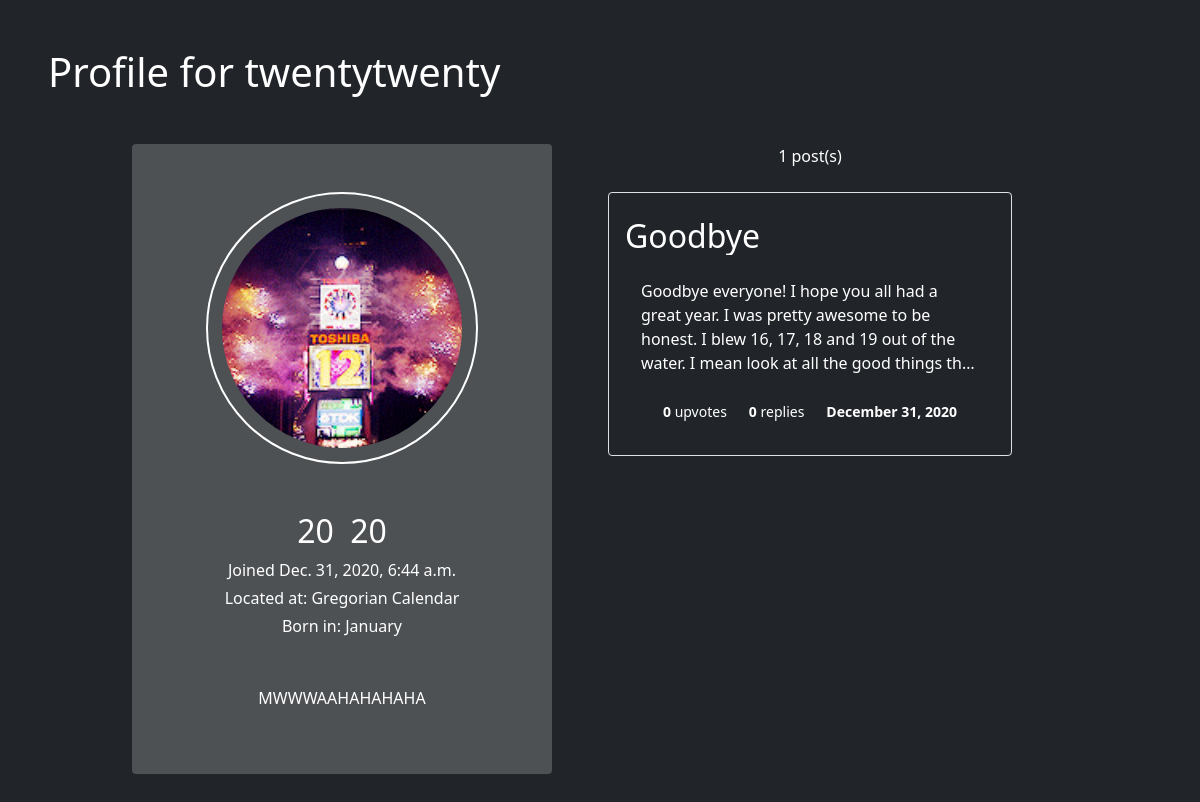
The page /profiles/27 on the database its author committed.
### forum/models.py (models this page shows, shortened)
class Profile (models.Model):
    forum_user = models.OneToOneField(ForumUser, on_delete=models.CASCADE)
    picture = models.ImageField(default='defpfp.jpg', upload_to='profiles/', null=True, blank=True)
    date_joined = models.DateTimeField(auto_now_add=True)
    description = models.CharField(max_length=500, null=True, blank=True)
    @property
    def picture_url (self):
        try:
            return self.picture.url
        except:
            return ''
    @property
    def is_description_whitespace (self):
        return self.description.isspace()
    @property
    def post_count (self):
        return ForumPost.objects.filter(profile=self).count()

class ForumUser (models.Model):
    user = models.OneToOneField(User, on_delete=models.CASCADE)
    first_name = models.CharField(max_length=30)
    surname = models.CharField(max_length=30)
    email = models.EmailField(max_length=100)
    phone = models.CharField(max_length=10, validators=[MinLengthValidator(10)])
    dob = models.DateField()
    location = models.CharField(max_length=100, null=True, blank=True)
    @property
    def full_name (self):
        return self.first_name + ' ' + self.surname
    @property
    def dob_month (self):
        months = [
            'January', 'February', 'March', 'April', 'May', 'June',
            'July', 'August', 'September', 'October', 'November', 'December'
        ]
        return months[self.dob.month - 1]

class ForumPost (models.Model):
    profile = models.ForeignKey(Profile, on_delete=models.SET_NULL, null=True)
    title = models.CharField(max_length=200)
    description = models.CharField(max_length=3000, validators=[MinLengthValidator(20)])
    date_posted = models.DateTimeField(auto_now_add=True)
    upvotes = models.IntegerField(default=0, null=True, blank=True)
    @property
    def get_date_full (self):
        return self.date_posted.strftime('%B %d, %Y')

### forum/views.py (the view)
# urls.py: path('profiles/<int:forum_user_id>', profile_details_view, name='profile'),
def profile_details_view (request, forum_user_id):
    if forum_user_id in [obj.id for obj in ForumUser.objects.all()]:
        profile = Profile.objects.get(forum_user=ForumUser.objects.get(id=forum_user_id))
        posts_by_profile = reversed(ForumPost.objects.filter(profile=profile))
        if request.method == 'POST':
            logout(request)
            return redirect('home')
    else:
        raise Http404
    return render(request, 'forum/profile.html', {
        'profile': profile,
        'is_authorized': request.user == profile.forum_user.user,
        'posts': posts_by_profile
    })

### forum/templates/forum/profile.html (shortened to what this page needs)
{% extends 'forum/base.html' %}
{% load static %}
{% block content %}
    <h1 class="mb-5">Profile for {{ profile.forum_user.user.username }} </h1>
    <div class="d-flex justify-content-center mx-5">
        <div style="background-color: #ffffff33;" class="col-5 p-5 rounded">
            <div class="profile-img-outline">
                <div class="profile-img-container"></div>
            </div>
            <h2 style="word-spacing: 0.5rem;" class="mx-auto text-center mt-5"> {{ profile.forum_user.full_name }} </h2>
            <p class="mx-auto text-center my-1">Joined {{ profile.date_joined }} </p>
            <p class="mx-auto text-center my-1">Located at: {{ profile.forum_user.location }} </p>
            <p class="mx-auto text-center my-1">Born in: {{ profile.forum_user.dob_month}} </p>
            {% if profile.description != None and profile.description and not profile.is_description_whitespace %}
                <p class="text-center mt-5"> {{ profile.description }} </p>
            {% else %}
                <p class="mx-auto text-center mt-5"><strong>[ No description for {{ profile.forum_user.user.username }} ]</strong></p>
            {% endif %}
        </div>
        <div class="col-5 mx-5">
            <p class="text-center">{{ profile.post_count }} post(s)</p>
            <div style="height: 35rem; overflow-y: scroll;" class="mt-3 p-2 profile-forum-posts">
                {% for post in posts %}
                    <a style="text-decoration: none;" class="d-block p-3 pt-4 rounded bg-transparent border mb-4"
                    href="{% url 'post-details' post.id %}">
                        <h2 class="mb-4" style="white-space: nowrap; overflow: hidden; text-overflow: ellipsis;">{{ post.title }}</h2>
                        <p class="px-3 forum-post-desc">{{ post.description }}</p>
                        <div style="width: 100%; justify-content: space-evenly;" class="px-3 mt-4 d-flex">
                            <p><small><strong>{{ post.upvotes }}</strong> upvotes</small></p>
                            <p><small><strong>{{ post.upvotes }}</strong> replies</small></p>
                            <p><small><strong>{{ post.get_date_full }}</strong></small></p>
                        </div>
                    </a>
                {% endfor %}
            </div>
        </div>
    </div>
{% endblock content %}

### static/css/base.css (style rules this page uses)
* { color: white; }

### rows shown on the page
Profile: forum_user.user.username "twentytwenty", forum_user.full_name "20 20", date_joined "Dec. 31, 2020, 6:44 a.m.", forum_user.location "Gregorian Calendar", forum_user.dob_month "January", description "MWWWAAHAHAHAHA", post_count "1"
ForumPost: title "Goodbye", description "Goodbye everyone! I hope you all had a great year. I was pretty awesome to be honest. I blew 16, 17, 18 and 19 out of the water. I mean look at all the good things…", upvotes "0", get_date_full "December 31, 2020"
